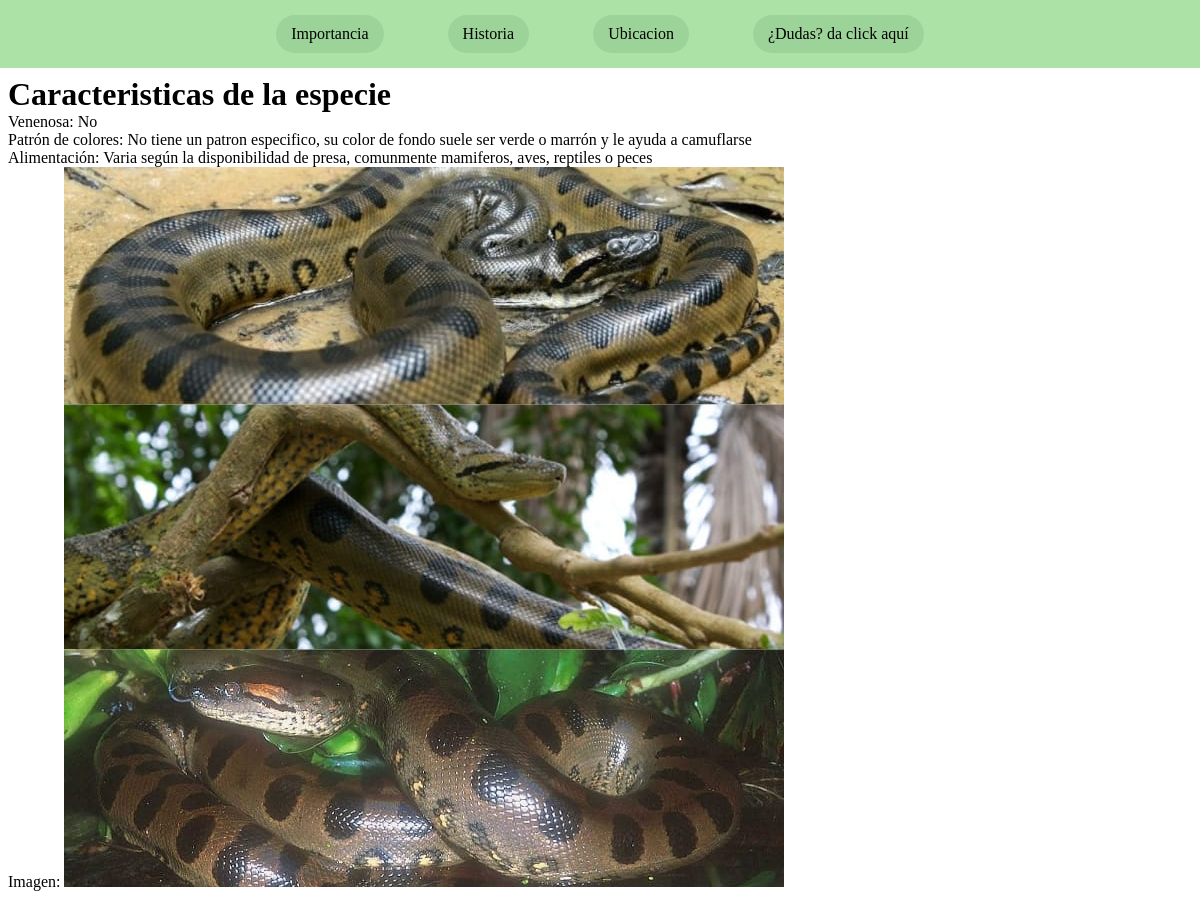
Page /info_serpiente/2 on the committed database.
### Proyecto/models.py (models this page shows, shortened)
class Serpientes(models.Model):
    nombre_cientifico = models.CharField(max_length=100)
    nombre_comun = models.CharField(max_length=100)
    habitat = models.CharField(max_length=100)
    descripcion = models.CharField(max_length=100)
    foto = models.ImageField(null = True)

class Caracteristica(models.Model):
    venenosa = models.BooleanField(default=False) #especifica el valor por defecto si se intenta ingresar un valor vacio
    color_patron = models.CharField(max_length=100)
    alimentacion = models.CharField(max_length=100)
    serpiente = models.OneToOneField(Serpientes, on_delete=models.PROTECT)

### Proyecto/views.py (the view)
# urls.py: path('info_serpiente/<int:id>', views.info_serpiente, name='info_serpiente'),
def info_serpiente(request, id):
    serpiente = Serpientes.objects.get(id=id)
    return render(request, "info_serpiente.html", {
        'serpiente': serpiente
    })

### Templates/info_serpiente.html (shortened to what this page needs)
{% load static %}
<!DOCTYPE html>
<html lang="en">
<head>
    <link rel="stylesheet" href="{% static 'main.css' %}">
</head>
<body>
    <header>
        {% include 'Layouts/Partials/menu.html' %}
    </header>
    <main>
        <h1>Caracteristicas de la especie</h1>
        <p>Venenosa:
            {% if serpiente.caracteristica.venenosa == 0 %}
            No
            {% else %}
            Sí
            {% endif %}
        </p>
        <p>
            Patrón de colores: {{ serpiente.caracteristica.color_patron }}
        </p>
        <p>
            Alimentación: {{ serpiente.caracteristica.alimentacion }}
        </p>
        <p>
            Imagen: <img src="../static/assets/assets2/{{serpiente.foto}}" >
        </p>
    </main>
</body>
</html>

### static/main.css (style rules this page uses)
:root { --color-one: #ade2a6; --color-two: #73bd6e; --color-three: #11510c; --color-four: #9cd398; }
* { margin: 0; padding: 0; font-family: 'Times New Roman', Times, serif; box-sizing: border-box; transition: 0.5s; }
body { text-align: justify; font-family: 'Times New Roman', Times, serif; }
header { text-align: center; background-color: var(--color-one); padding: 15px 0; margin: 0%; }
main { padding: 8px; }

### rows in the picture
Serpientes: caracteristica.color_patron "No tiene un patron especifico, su color de fondo suele ser verde o marrón y le ayuda a camuflarse", caracteristica.alimentacion "Varia según la disponibilidad de presa, comunmente mamiferos, aves, reptiles o peces", foto (picture)
